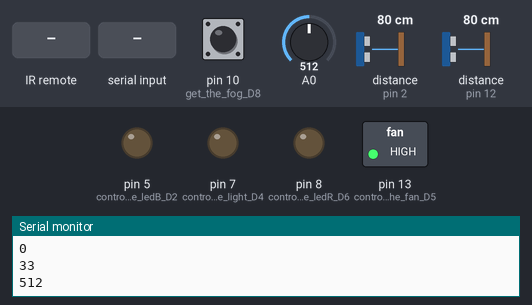
Bench run of a sketch on a simulated Arduino Uno, built with avr-gcc and run on an emulated ATmega328P. Shown: switched loads named in the sketch (green lamp = pin HIGH), output pins drawn as LEDs (lit = HIGH), the last lines printed to the serial monitor. Wiring (inferred from the names in the program): 2 × ultrasonic range finder: trigger pin 3, echo pin 2 / trigger pin 4, echo pin 12. Dashed ring = blinking. The test bench sets the inputs (shaded band); at power-on: distance to the obstacle (sensors on pin 12, pin 2) 80 cm, pin 10 (get_the_fog_D8) HIGH, A0 = 512. The echo pulse lasts 58.3 µs per cm; pins used as bus, display or sensor lines are not drawn.

Above: at 1.2 s.
1.3 s: distance to the obstacle (sensor on pin 12) set to 64 cm
At 2.7 s:
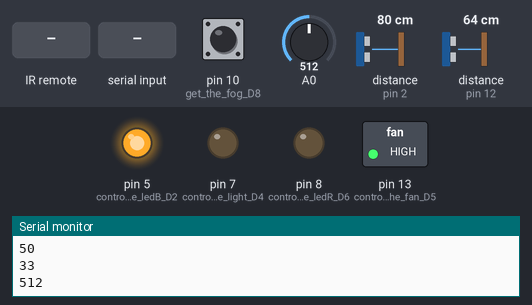
3.0 s: distance to the obstacle (sensor on pin 2) set to 62 cm
4.5 s: distance to the obstacle (sensor on pin 2) set to 55 cm
At 5.34 s:
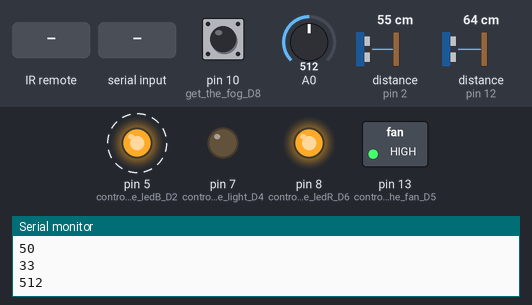
7.6 s: infrared code 0xFF9867 received
At 8.3 s:
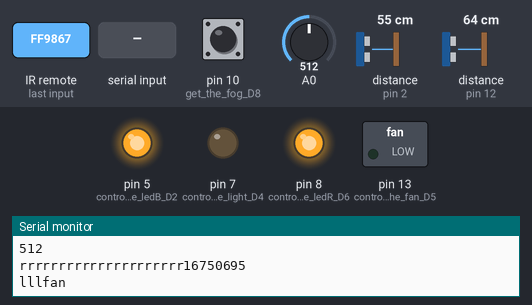
10.7 s: "l" received over Serial
At 11.5 s:
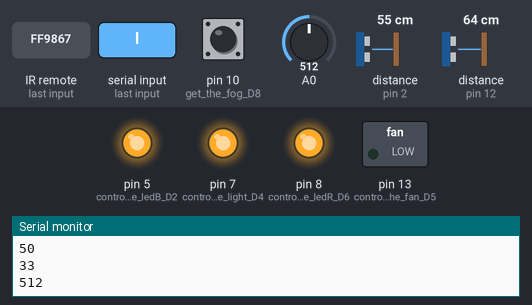
13.8 s: infrared code 0x97483BFB received
At 14.9 s:
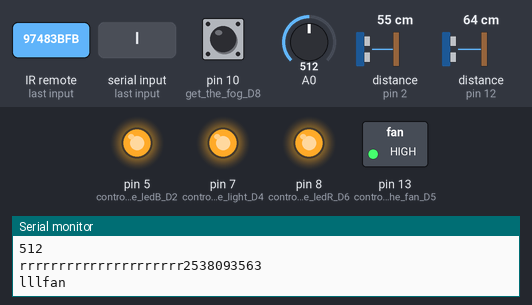
Timing chart, 0 to 17.9 s (numbered marks = the images above; inputs shaded):
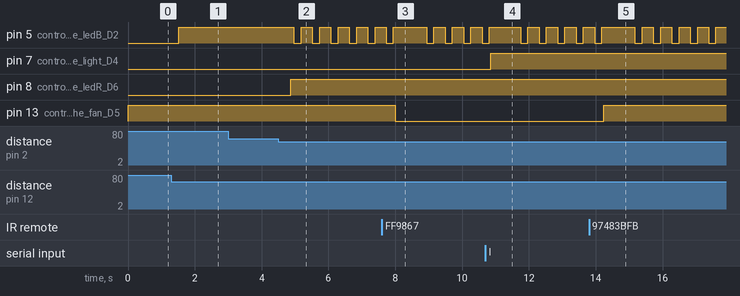

The sketch:

236project1_.ino
```cpp
/* *****************************************************************
 * this is the code for control unit 236
 *
 * *****************************************************************/

//declear the moudle is WIFI


#include <IRremote.h>

int PIN_RECV = 11;
IRrecv irrecv(PIN_RECV);
decode_results results;

//include function set


//define overal var


//declear var
int swi,swi1 ,i,ii,a,b,c,light= 0;
long timer,timer1,timer2,time3=0;
float distance;


//button1-function
void button1_callback()
{

    digitalWrite(13,!digitalRead(13));
    delay(50);
    Serial.print("lllfan");


}


//button2-function
void button2_callback()
{

    digitalWrite(7,!digitalRead(7));
    if(digitalRead(7)){ }else{
    digitalWrite(8,HIGH);
    swi=1;
    timer=millis()+20000;
    }

}


void button2_end()
{
      digitalWrite(8,LOW);
      swi=0;
}


//button1-function
void button3_callback()
{

    digitalWrite(8,HIGH);
    delay(100);
    swi=1;
    timer=millis()+20000;

}


//button1-function
void button4_callback()
{

    digitalWrite(5,!digitalRead(5));
    delay(50);


}


void alert()
{
    for(int i=20;i<=800;i++)
    {

     for(int k=0;k<12;k++)
     {
     digitalWrite(6,HIGH);
      delayMicroseconds(i);
       digitalWrite(6,LOW);
            delayMicroseconds(i);
     }
    }

    delay(500);
    for(int i=800;i>=20;i--)
    {
     for(int k=0;k<12;k++)
     {
     digitalWrite(6,HIGH);
      delayMicroseconds(i);
       digitalWrite(6,LOW);
            delayMicroseconds(i);
     }
    }
}

//main setup function
void setup()
{
    Serial.begin(115200);

    pinMode(13, OUTPUT);  //control the fan D5
    pinMode(7, OUTPUT);  //control the light D4
    pinMode(8, OUTPUT);  //control the ledR D6
    pinMode(5, OUTPUT);  //control the ledB D2

    pinMode(12, INPUT);  //control the ultr D10
    pinMode(4, OUTPUT);  //control the ultr D9
    pinMode(10, INPUT);  //get the fog D8
    pinMode(9, INPUT);  //get the light value D7
    pinMode(3, OUTPUT);  //controlBed output
    pinMode(2, INPUT);  //get Bed input
    pinMode(6, OUTPUT);  //control the Alert D3

    //set the light paraperation
    digitalWrite(13, HIGH);

light=1;

    //connect to WIFI


    //set interrupt


  irrecv.enableIRIn();


}


int aaa=15;

int aaaa=33;

//main loop function
void loop() {
Serial.println(analogRead(A0));
if(analogRead(A0)>500) light=1;
else light=0;

  if (irrecv.decode(&results)) {
    Serial.print("rrrrrrrrrrrrrrrrrrrrr");
    Serial.println(results.value);
    irrecv.resume();
  if (results.value == 16750695||results.value == 2538093563


) {
      button1_callback();
      delay(600);
    }

     if (results.value== 16712445||results.value==3622325019

) {
      button2_callback();
      delay(600);
    }
         if (results.value == 1675069
) {
      button4_callback();
      delay(600);
    }
  }


  while (Serial.available() > 0) {
    c=Serial.read();
    if (c == 'f') {
      button1_callback();
      delay(600);
    }

     if (c== 'l') {
      button2_callback();
      delay(600);
    }
     if (c == 'r') {
      button3_callback();
      delay(600);
    }
     if (c == 'b') {
      button4_callback();
      delay(600);
    }
     if (c == 't') {
          digitalWrite(8,HIGH);
    swi=1;
    timer=millis()+20000;

      delay(600);
    }

         if (c == 'k') {
      light=1;
      delay(600);
    }
             if (c == 'g') {
      light=0;
      delay(600);
    }
  }


c=0;


a=0;


for(i=0;i<50;i++)
{

    // 产生一个10us的高脉冲去触发TrigPin
        digitalWrite(3, LOW);
        delayMicroseconds(2);
        digitalWrite(3, HIGH);
        delayMicroseconds(10);
        digitalWrite(3, LOW);


        distance = pulseIn(2, HIGH) / 58.00;

        timer1=distance;
      // Serial.print(timer1);
     // Serial.println();

     if(timer1<60){a++;}
}

Serial.println(a);

if(a>aaa+7&&swi!=1){  button3_callback();}

if(a>1&&aaa>7)
  aaa = aaa*0.999+a*0.001;

 Serial.println("uuuuu");
 Serial.println(a);
 Serial.println(aaa);
if(swi==1)
{

  if(timer<millis())
  {
    digitalWrite(8,LOW);
          swi=0;
  }

}
  Serial.print("ccccccccccccccc");
Serial.println(light);

if(swi1==1)
{
  Serial.print("llllllllllightsensor");Serial.println(light);
  if(light){
  if(timer2<millis()||swi==1)
  {
        digitalWrite(5,LOW);Serial.print("gggggggggggggggggggggg");Serial.println(millis());Serial.println(timer2);
        swi=0;
      swi1=0;
  }
   }
  else
  {
     digitalWrite(5,LOW);Serial.print("kkkkkkkkkkkkkkkkkkkkkkkkk");
      swi1=0;
  }
}

a=0;


for(i=0;i<50;i++)
{

    // 产生一个10us的高脉冲去触发TrigPin
        digitalWrite(4, LOW);
        delayMicroseconds(2);
        digitalWrite(4, HIGH);
        delayMicroseconds(10);
        digitalWrite(4, LOW);


        distance = pulseIn(12, HIGH) / 58.00;

        timer1=distance;
   //     Serial.print(timer1);
   //   Serial.println();

     if(timer1<70){a++;}
}

Serial.println(a);


i=digitalRead(5);
if(a>aaaa+7)
{
  Serial.print("iiiiiiiiiiiiiiiiiiii");
Serial.println(i);

  if(i==0)
  { Serial.print("iiiiii9999999iiii");

  if(light){
    digitalWrite(5,HIGH);
    delay(50);
    swi1=1;
    timer2=millis()+80000;Serial.println("77777777777777777777777");Serial.println(millis());Serial.println(timer2);


  }
  }
  else
  {
        timer2=millis()+80000;Serial.println("8888888888888888888");
  }
}

if(a>1&&aaaa>19)
aaaa=a*0.001+aaaa*0.999;
 Serial.println("aaaa");
 Serial.println(a);
 Serial.println(aaaa);


if(digitalRead(10)==0)
{
  alert();

}

}
```

Measured:
- the behaviour switches between 70 and 69 cm on distance to the obstacle (sensor on pin 12) (found by bisection; images 0 and 1)
- the behaviour switches between 60 and 59 cm on distance to the obstacle (sensor on pin 2) (found by bisection; images 1 and 2)
- after the input at 1.3 s, pin 5 (control_the_ledB_D2): LOW → HIGH after 0.21 s
- after the input at 4.5 s, pin 5 (control_the_ledB_D2): alternates HIGH for 0.34 s and LOW for 0.21 s, starting after 0.47 s; pin 8 (control_the_ledR_D6): LOW → HIGH after 0.36 s
- after the input at 7.6 s, pin 13 (control_the_fan_D5): HIGH → LOW after 0.40 s
- after the input at 10.7 s, pin 7 (control_the_light_D4): LOW → HIGH after 0.16 s
- after the input at 13.8 s, pin 13 (control_the_fan_D5): LOW → HIGH after 0.43 s
